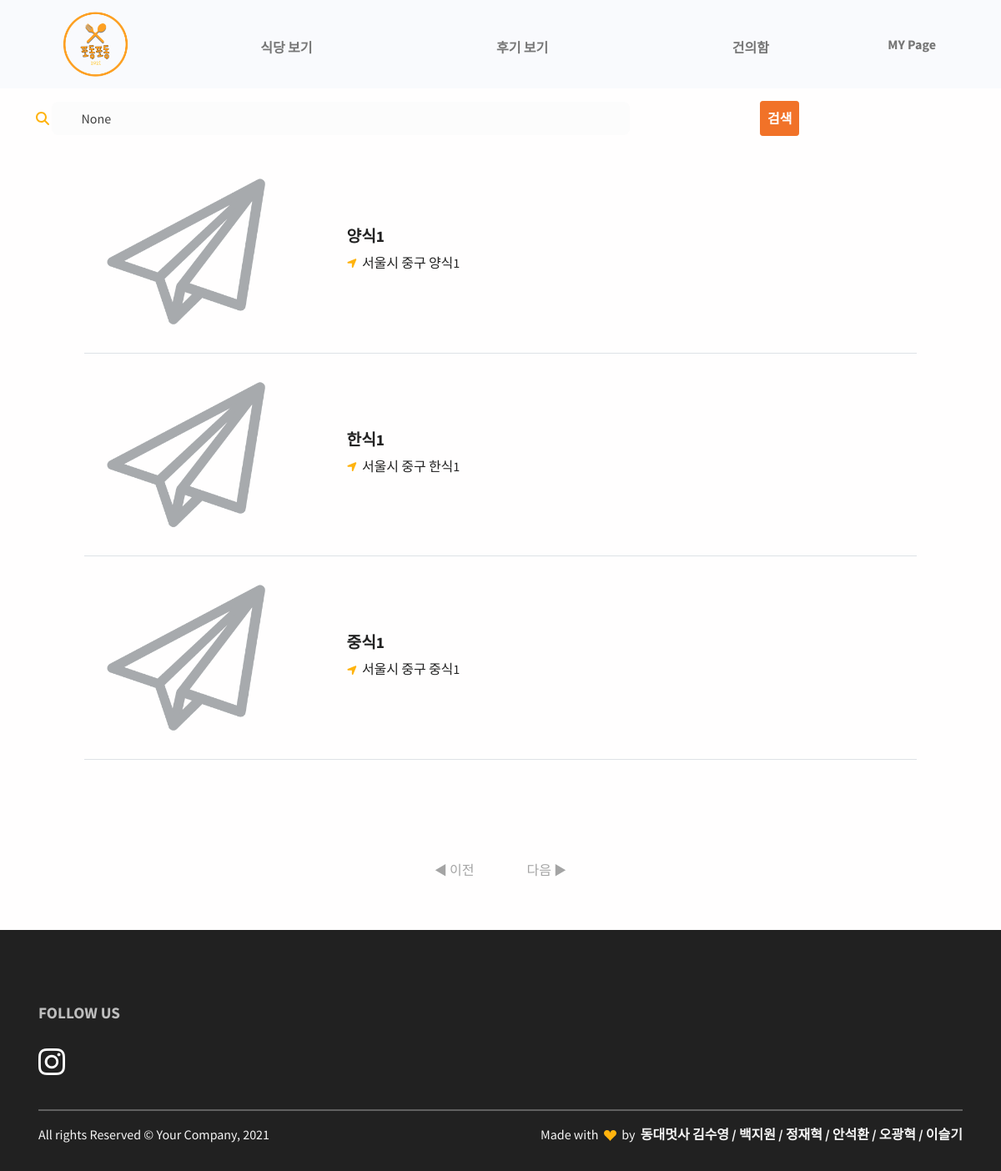
Page /restaurant/restaurant/search/ (signed in) on the committed database.
### restaurant/models.py (models this page shows, shortened)
class Restaurant(models.Model):
    id = models.AutoField(primary_key=True)
    category = models.ForeignKey(Category, on_delete=models.CASCADE)
    name = models.CharField(max_length=30)
    location = models.CharField(max_length=100, blank=True)
    phone_number = models.CharField(max_length=15, blank=True)
    business_hour = models.CharField(max_length=150, blank=True)
    thumbnail = models.ImageField(upload_to='images/', blank=True)
    follow_users = models.ManyToManyField(settings.AUTH_USER_MODEL, blank=True, related_name="follow_restaurants")
    def get_absolute_url(self):
        return reverse('restaurant:restaurant_detail', args=[self.id])

### restaurant/views.py (the view)
# urls.py: path('restaurant/search/', SearchRestaurant, name='search_resturant'),
def SearchRestaurant(request):
    category = Category.objects.all()
    search_key = request.GET.get('search_key')
    if search_key:
        list = Restaurant.objects.filter(Q(name__icontains=search_key)).distinct().order_by('-id')
    else:
        list = Restaurant.objects.all()
    paginator = Paginator(list, 10)
    page = request.GET.get("page") or 1
    pages = paginator.get_page(page)
    return render(request, 'restaurant/search.html', { 'restaurant_list': list, "search_key": search_key, "pages": pages, "category": category })

### restaurant/templates/restaurant/search.html (shortened to what this page needs)
{% extends "base.html" %}
{% load static %}
{% block content %}
<link rel="stylesheet" href="{% static 'css/components/restaurant_search.css'%}">
{% if restaurant_list %}
<section id="testimonial">
  <div class="container">
        <form action="{% url 'restaurant:search_resturant' %}" method="GET" class="row gx-2 gy-2 align-items-center mb-3">
            <table width="90%" align="center">
                <tr>
                    <td width="70%;">
                        <i class="fas fa-search input-box-icon text-primary"></i>
                        <input
                            class="col-lg-3 form-control border-0 input-box bg-100"
                            style="display: inline; width:80%;"
                            type="search"
                            placeholder="Search Restaurant"
                            aria-label="Search"
                            name="search_key"
                            id="search_key"
                            value="{{ search_key }}"
                        />
                    </td>
                    <td width="20%;">
                        <button class="btn btn-danger" type="submit" style="padding: 0.5rem;">
                            검색
                        </button>
                    </td>
                </tr>
            </table>
        </form>
        <table width="90%" align="center">
        {% for restaurant in restaurant_list %}
            <tr style="border-bottom: 1px solid #dee2e6;">
                <td style="width: 30%; padding: 10px;">
                    <a href="{{ restaurant.get_absolute_url }}" >
                        {% if restaurant.thumbnail %}
                            <img src="{{ restaurant.thumbnail.url }}" style="max-width: 80%; border-radius: 5px;">
                        {% else %}
                            <img src="{% static 'img/gallery/logo_black.png' %}" style="max-width: 80%; border-radius: 5px;">
                        {% endif %}
                    </a>
                </td>
                <td style="width: 70%; padding: 15px;">
                    <a href="{{ restaurant.get_absolute_url }}" >
                        <h5>{{ restaurant.name }}</h5>
                        <p class="mb-1">
                            <span class="text-primary fs--1 me-1">
                                <i class="fas fa-location-arrow"></i>
                            </span>
                            {{ restaurant.location }}
                        </p>
                    </a>
                </td>
            </tr>
        {% endfor %}
        </table>
  </div>
</section>
{% else %}
<p>"{{ search_key }}"의 검색 결과가 없습니다.</p>
{% endif %}
<div class="page middle">
    {% if pages.has_previous %}
    <a href="?page={{pages.previous_page_number}}" class="page_click active">◀ 이전</a>
    {% else %}
    <a class="page_click nonactive">◀ 이전</a>
    {% endif %}
    {% if pages.has_next %}
    <a href="?page={{pages.next_page_number}}" class="page_click active">다음 ▶</a>
    {% else %}
    <a class="page_click nonactive">다음 ▶</a>
    {% endif %}
</div>
{% endblock %}

### podongpodong/static/css/components/restaurant_search.css (style rules this page uses)
.middle { text-align: center; margin-bottom: 5%; }
.middle a { margin: 20px; padding: 10px; }
.nonactive { color: #a4a4a4; cursor: pointer; }

### rows in the picture
Restaurant: thumbnail (picture), name "양식1", location "서울시 중구 양식1"
Restaurant: thumbnail (picture), name "한식1", location "서울시 중구 한식1"
Restaurant: thumbnail (picture), name "중식1", location "서울시 중구 중식1"
